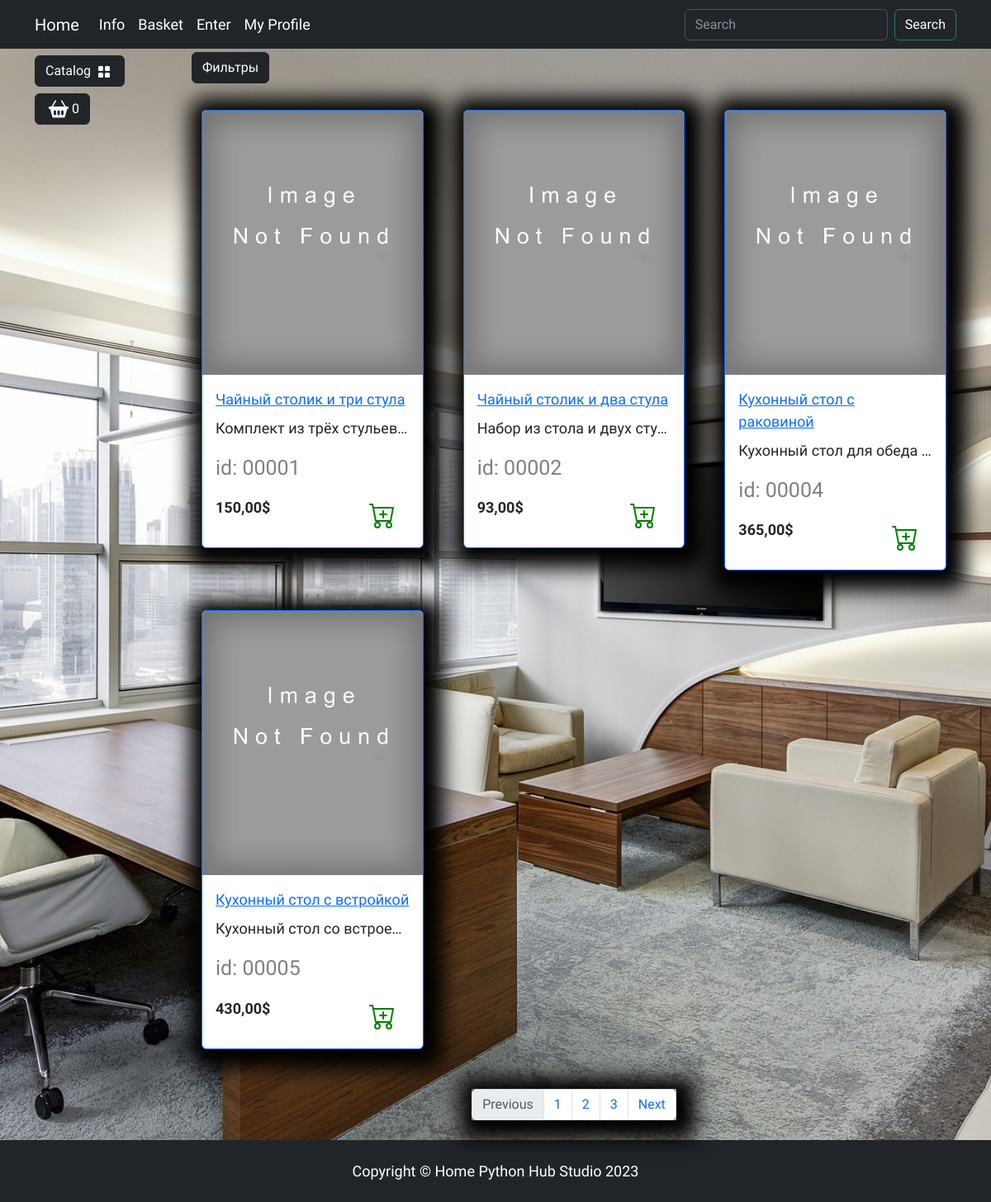
Page /catalog/kuhnya/ on the earlier database version.
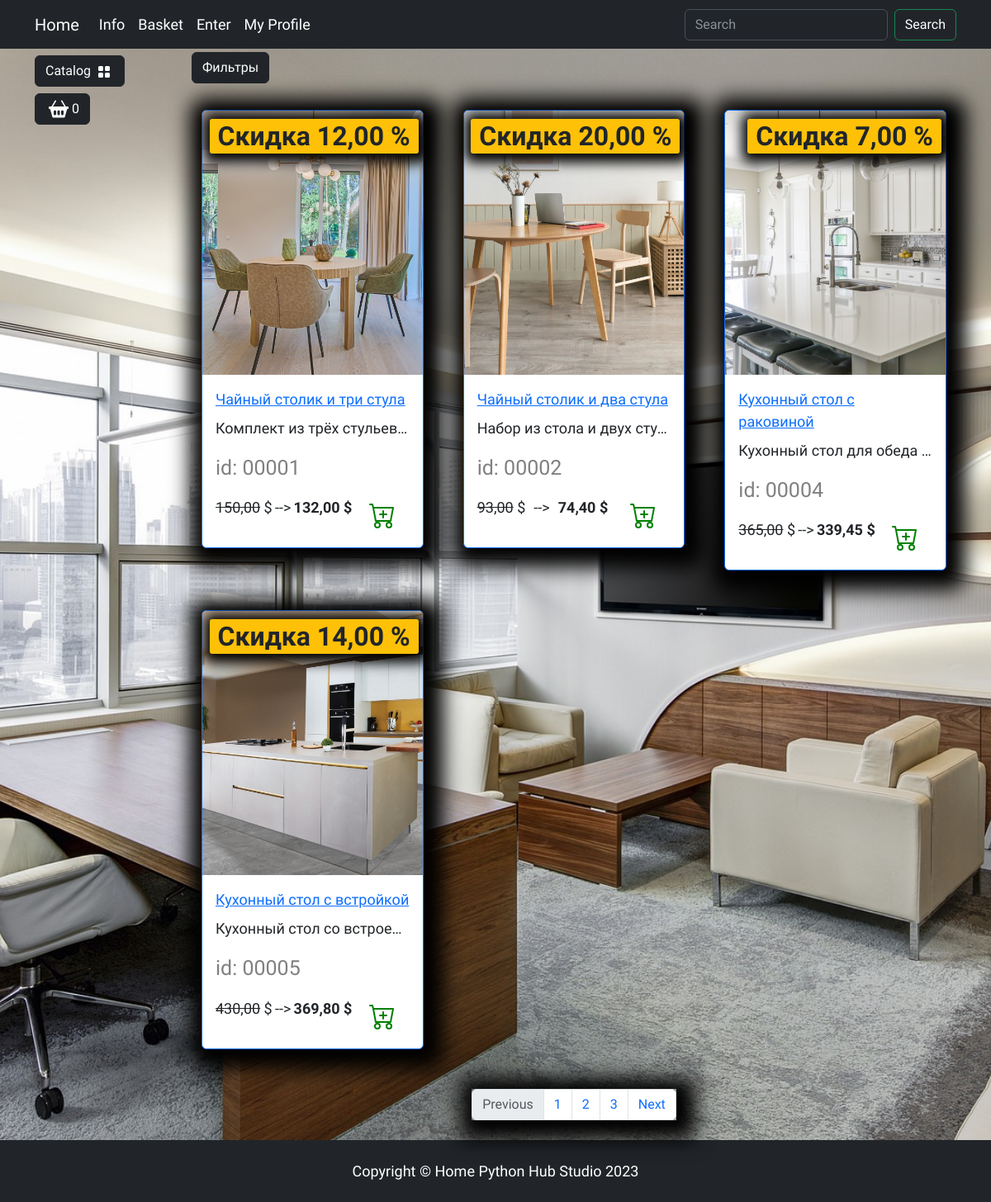
Same page on the later database version.
### products/models.py (models this page shows, shortened)
class Products(models.Model):
    name = models.CharField(max_length=150, unique=True, verbose_name='Название')
    slug = models.SlugField(max_length=200, unique=True, blank=True, null=True, verbose_name='URL')
    description = models.TextField(max_length=300, blank=True, null=True, verbose_name='Описание')
    img = models.ImageField(upload_to='products_images', blank=True, null=True, verbose_name='Изображение')
    price = models.DecimalField(default=0.00, max_digits=7, decimal_places=2, verbose_name='Цена')
    discount = models.DecimalField(default=0.00, max_digits=7, decimal_places=2, verbose_name='Скидка в %')
    quantity = models.PositiveIntegerField(default=0, verbose_name='Количество')
    category = models.ForeignKey(to=Category, on_delete=models.CASCADE, verbose_name='Категория')
    class Meta:
        db_table = 'product'  # значение(имя) таблицы
        verbose_name = 'Продукт'  # название(полей ренейм их)
        verbose_name_plural = 'Продукты'  # (ренейм для множественного числа)
    def display_id(self):
        return f"{self.id:05}"
    def sell_price(self):
        if self.discount:
            return round(self.price - (self.price * self.discount) / 100, 2)
        return self.price

### products/views.py (the view)
# urls.py: path('<slug:category_slug>/', views.catalog, name="index"),
def catalog(request, category_slug):
    if category_slug == 'all':
        products = Products.objects.all()
    else:
        products = get_list_or_404(Products.objects.filter(category__slug=category_slug))  # Если нету в категории
    context = {
        'title': 'Home - Catalog',
        'products': products
    }
    return render(request, 'products/catalog.html', context)

### products/templatetags/products_tags.py (called while the page is built)
@register.simple_tag()
def tag_categories():
    return Category.objects.all()

### products/templates/products/catalog.html (shortened to what this page needs)
{% extends "main/base.html" %}
{% load static %}
{% block content %}
    <div class="row">
        <div class="dropdown mb-2">
                                <button class="btn btn-secondary dropdown-toggle btn-dark" type="button" data-bs-toggle="dropdown"
                                    aria-expanded="false">
                                    Фильтры
                                </button>
                            </div>
        {% for product in products %}
            <div class="col-lg-4 col-md-6 p-4">
                <div class="card border-primary rounded custom-shadow">
                    {% if product.img %}
                        <img src="{{ product.img.url }}" class="card-img-top" alt="{{ product.name }}">
                    {% else %}
                        <img src="{% static 'deps/images/Not found image.png' %}" class="card-img-top" alt="...">
                    {% endif %}
                    <div class="card-body">
                        <a href="{% url 'catalog:product' product.slug %}">
                            <p class="card-title">{{ product.name }}</p>
                        </a>
                        <p class="card-text text-truncate">{{ product.description }}</p>
                        <p class="product_id">id: {{ product.display_id }}</p>
                        <div class="d-flex justify-content-between">
                            {% if product.discount %}
                                <p><s>{{product.price}}</s> $</p>-->
                                <p><strong>{{product.sell_price}} $</strong></p>
                                <span class="badge bg-warning text-dark">Скидка {{product.discount}} %</span>
                            {% else %}
                                <p><strong>{{ product.price }}$</strong></p>
                            {% endif %}
                            <a href="#" class="btn add-to-cart">
                                <img class="mx-1" src="{% static 'deps/icons/cart-plus.svg' %}" alt="Catalog Icon"
                                     width="32" height="32">
                            </a>
                        </div>
                    </div>
                </div>
            </div>
        {% endfor %}
    </div>
    <nav aria-label="Page navigation example">
                            <ul class="pagination justify-content-center my-4">
                                <div class="custom-shadow d-flex">
                                    <li class="page-item disabled">
                                      <a class="page-link">Previous</a>
                                    </li>
                                    <li class="page-item"><a class="page-link" href="#">1</a></li>
                                    <li class="page-item"><a class="page-link" href="#">2</a></li>
                                    <li class="page-item"><a class="page-link" href="#">3</a></li>
                                    <li class="page-item">
                                      <a class="page-link" href="#">Next</a>
                                    </li>
                                </div>
                            </ul>
                        </nav>
{% endblock %}
{% block footer %}
    <footer class="py-4 bg-dark">
        <div class="container">
            <p class="m-0 text-center text-white">Copyright &copy; Home Python Hub Studio 2023</p>
        </div>
    </footer>
{% endblock %}

Differences in the rows shown:
changed Products "Чайный столик и три стула": img: picture added; sell_price (not shown) → "132,00"; discount (not shown) → "12,00"
changed Products "Чайный столик и два стула": img: picture added; sell_price (not shown) → "74,40"; discount (not shown) → "20,00"
changed Products "Кухонный стол с раковиной": img: picture added; sell_price (not shown) → "339,45"; discount (not shown) → "7,00"
changed Products "Кухонный стол с встройкой": img: picture added; sell_price (not shown) → "369,80"; discount (not shown) → "14,00"
